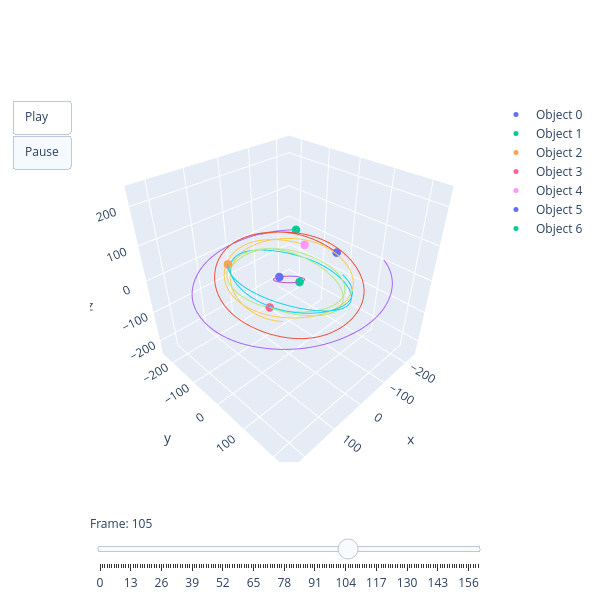

Source (notebook cell):
### Code cell
import plotly.graph_objects as go

# Finding the center of mass
for n in range(N):
    r_cm = np.array([np.sum(objects[n,1])*objects[n,0], np.sum(objects[n,2])*objects[n,0], np.sum(objects[n,3])*objects[n,0]])/(np.sum(objects[:,0]))

# Calculating the initial momenta according to the equations derived
objects[2:N,4:7] = initial_planet_p(objects, N, r_cm, orbital_plane)

objects[0:2,4:7] = intital_star_p(objects, sm0, sm1, orbital_plane)     

while t<Time:
    
    frames, objects[:,4:7] = force_calculation(objects, N, G, soft_len, dt, frame_num)
    
    t += dt
    frame_num += 1

# Converting saved position data into a format that px.scatter_3d can use
df = pd.DataFrame(frames, columns=['x','y','z','object','frame'])

object_ids = sorted(df['object'].unique())

data = []

for obj in object_ids:

    d0 = df[
        (df['object'] == obj) &
        (df['frame'] == 0)
    ]

    # object marker
    data.append(
        go.Scatter3d(
            x=d0['x'],
            y=d0['y'],
            z=d0['z'],
            mode='markers',
            marker=dict(size=5),
            name=f'Object {obj}'
        )
    )

    # trail
    data.append(
        go.Scatter3d(
            x=[],
            y=[],
            z=[],
            mode='lines',
            line=dict(width=2),
            showlegend=False
        )
    )

fig = go.Figure(
    data=data
)

plotly_frames = []

trail_length = 300

for f in sorted(df['frame'].unique()):

    frame_data = []

    for obj in object_ids:

        current = df[
            (df['object'] == obj) &
            (df['frame'] == f)
        ]

        trail = df[
            (df['object'] == obj) &
            (df['frame'] >= max(0, f-trail_length)) &
            (df['frame'] <= f)
        ]

        # marker
        frame_data.append(
            go.Scatter3d(
                x=current['x'],
                y=current['y'],
                z=current['z'],
                mode='markers',
                marker=dict(size=5)
            )
        )

        # trail
        frame_data.append(
            go.Scatter3d(
                x=trail['x'],
                y=trail['y'],
                z=trail['z'],
                mode='lines',
                line=dict(width=2)
            )
        )

    plotly_frames.append(
        go.Frame(
            data=frame_data,
            name=str(f)
        )
    )
    
fig.frames = plotly_frames

slider_steps = []

for f in sorted(df['frame'].unique()):

    slider_steps.append(
        dict(
            method="animate",
            args=[
                [str(f)],
                {
                    "mode": "immediate",
                    "frame": {"duration": 0, "redraw": True},
                    "transition": {"duration": 0}
                }
            ],
            label=str(int(f))
        )
    )
    
fig.update_layout(
    sliders=[
        dict(
            active=0,
            currentvalue={"prefix": "Frame: "},
            pad={"t": 50},
            steps=slider_steps
        )
    ]
)

fig.update_layout(
    updatemenus=[
        dict(
            type="buttons",
            buttons=[
                dict(
                    label="Play",
                    method="animate",
                    args=[
                        None,
                        {
                            "frame": {"duration": 10, "redraw": True},
                            "transition": {"duration": 0},
                            "fromcurrent": True
                        }
                    ]
                ),
                dict(
                    label="Pause",
                    method="animate",
                    args=[
                        [None],
                        {
                            "frame": {"duration": 0, "redraw": False},
                            "mode": "immediate",
                            "transition": {"duration": 0}
                        }
                    ]
                )
            ]
        )
    ]
)

fig.update_layout(
    width = 600,
    height = 600,
    scene=dict(
        xaxis=dict(range=[-R, R]),
        yaxis=dict(range=[-R, R]),
        zaxis=dict(range=[-R, R]),
        aspectmode='cube'
    )
)

fig.show()
